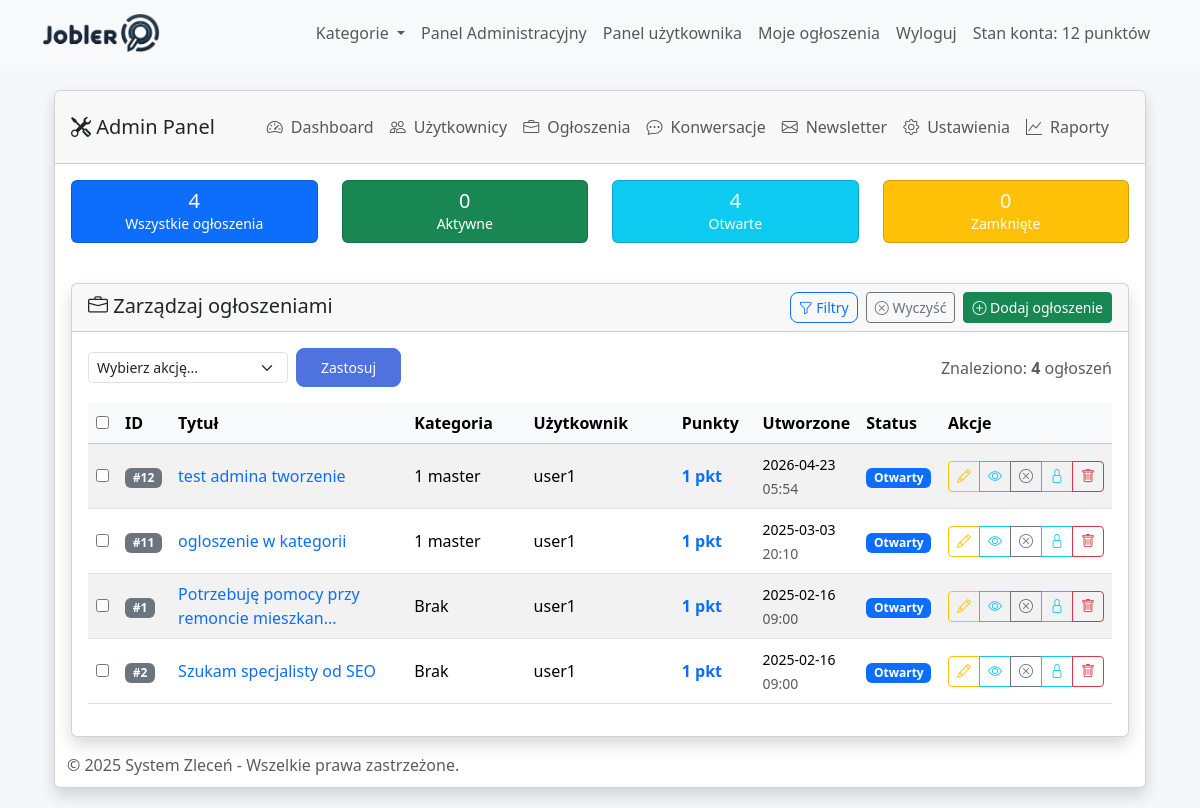
/views/admin/manage_jobs.php (signed in), run on the app's committed database.
### tables this page shows
CREATE TABLE `jobs` (
  `id` int(11) NOT NULL,
  `user_id` int(11) NOT NULL,
  `title` varchar(255) NOT NULL,
  `description` text NOT NULL,
  `status` enum('open','in_progress','closed') NOT NULL DEFAULT 'open',
  `created_at` timestamp NOT NULL DEFAULT current_timestamp(),
  `updated_at` timestamp NOT NULL DEFAULT current_timestamp() ON UPDATE current_timestamp(),
  `points_required` int(11) NOT NULL DEFAULT 1,
  `category_id` int(11) DEFAULT NULL,
  `executor_id` int(11) DEFAULT NULL
);

CREATE TABLE `categories` (
  `id` int(11) NOT NULL,
  `name` varchar(255) NOT NULL,
  `parent_id` int(11) DEFAULT NULL
);

CREATE TABLE `users` (
  `id` int(11) NOT NULL,
  `email` varchar(255) NOT NULL,
  `password` varchar(255) NOT NULL,
  `role` enum('user','executor','admin') NOT NULL DEFAULT 'user',
  `created_at` timestamp NOT NULL DEFAULT current_timestamp(),
  `email_verified_at` datetime DEFAULT NULL,
  `last_login` datetime DEFAULT NULL,
  `last_activity` datetime DEFAULT NULL,
  `name` varchar(255) NOT NULL,
  `username` varchar(255) NOT NULL,
  `updated_at` timestamp NOT NULL DEFAULT current_timestamp() ON UPDATE current_timestamp(),
  `registration_ip` varchar(45) DEFAULT NULL,
  `user_agent` varchar(500) DEFAULT NULL,
  `last_login_ip` varchar(45) DEFAULT NULL,
  `status` enum('active','inactive') DEFAULT 'active',
  `phone` varchar(15) DEFAULT NULL,
  `account_balance` int(11) NOT NULL DEFAULT 0,
  `avatar` varchar(255) DEFAULT NULL,
  `need_change` tinyint(1) NOT NULL DEFAULT 0,
  `newsletter_subscription` tinyint(1) DEFAULT 0
);

### views/admin/manage_jobs.php (the view, shortened to what the rows shown need)
<?php
include_once('../../models/Job.php');
include_once('../../models/User.php');
$jobModel = new Job();
$userModel = new User();
$limit = isset($_GET['per_page']) && in_array($_GET['per_page'], [10, 25, 50, 100]) ? (int)$_GET['per_page'] : 20;
$page = isset($_GET['page']) && is_numeric($_GET['page']) ? max(1, (int)$_GET['page']) : 1;
$offset = ($page - 1) * $limit;
$allowedSortColumns = ['id', 'title', 'points_required', 'created_at', 'status'];
$sortColumn = isset($_GET['sort']) && in_array($_GET['sort'], $allowedSortColumns) ? $_GET['sort'] : 'created_at';
$sortOrder = isset($_GET['order']) && in_array(strtoupper($_GET['order']), ['ASC', 'DESC']) ? strtoupper($_GET['order']) : 'DESC';
$searchTerm = isset($_GET['search']) ? trim($_GET['search']) : '';
$statusFilter = isset($_GET['status_filter']) ? $_GET['status_filter'] : '';
$categoryFilter = isset($_GET['category_filter']) ? (int)$_GET['category_filter'] : '';
$userFilter = isset($_GET['user_filter']) ? (int)$_GET['user_filter'] : '';
$dateFrom = isset($_GET['date_from']) ? $_GET['date_from'] : '';
$dateTo = isset($_GET['date_to']) ? $_GET['date_to'] : '';
$pointsMin = isset($_GET['points_min']) ? (float)$_GET['points_min'] : '';
$pointsMax = isset($_GET['points_max']) ? (float)$_GET['points_max'] : '';
$categories = $jobModel->getCategories();
$users = $userModel->getAllUsers();
$jobs = $jobModel->getJobsWithFilters($limit, $offset, $sortColumn, $sortOrder, $searchTerm, $statusFilter, $categoryFilter, $userFilter, $dateFrom, $dateTo, $pointsMin, $pointsMax);
function safeEcho($data, $default = '') {
    return isset($data) ? htmlspecialchars($data, ENT_QUOTES, 'UTF-8') : $default;
}
?>
<?php include '../partials/header.php'; ?>
<div class="container-fluid">
    <div class="row">
        <div class="col-md-12 col-lg-12 main-content">
            <div class="card shadow">
                <div class="card-body">
                    <div class="card shadow">
                        <div class="card-body">
                            <form method="POST" action="manage_jobs.php" id="jobsForm">
                                <div class="table-responsive">
                                    <table class="table table-striped table-hover align-middle">
                                        <thead class="table-light">
                                            <tr>
                                                <th style="width: 1%">
                                                    <input type="checkbox" id="select-all" title="Zaznacz wszystkie">
                                                </th>
                                                <th style="width: 5%">ID</th>
                                                <th style="width: 25%">Tytuł</th>
                                                <th style="width: 12%">Kategoria</th>
                                                <th style="width: 15%">Użytkownik</th>
                                                <th style="width: 8%">Punkty</th>
                                                <th style="width: 10%">Utworzone</th>
                                                <th style="width: 8%">Status</th>
                                                <th style="width: 16%">Akcje</th>
                                            </tr>
                                        </thead>
                                        <tbody>
                                            <?php if (!empty($jobs)): ?>
                                                <?php foreach ($jobs as $job): ?>
                                                    <tr>
                                                        <td>
                                                            <input type="checkbox" name="selected_jobs[]" value="<?= safeEcho($job['id']); ?>" class="job-checkbox">
                                                        </td>
                                                        <td>
                                                            <span class="badge bg-secondary">#<?= safeEcho($job['id']); ?></span>
                                                        </td>
                                                        <td>
                                                            <a href="view_job.php?id=<?= $job['id'] ?>" target="_blank" class="text-decoration-none">
                                                                <?= htmlspecialchars(mb_substr($job['title'], 0, 40)) . (mb_strlen($job['title']) > 40 ? '...' : '') ?>
                                                            </a>
                                                        </td>
                                                        <td>
                                                            <?php
                                                            $categoryName = 'Brak';
                                                            foreach ($categories as $category) {
                                                                if ($category['id'] == $job['category_id']) {
                                                                    $categoryName = htmlspecialchars($category['name']);
                                                                    break;
                                                                }
                                                            }
                                                            echo $categoryName;
                                                            ?>
                                                        </td>
                                                        <td>
                                                            <?php
                                                            $userName = 'Nieznany';
                                                            foreach ($users as $user) {
                                                                if ($user['id'] == $job['user_id']) {
                                                                    $userName = htmlspecialchars($user['name']);
                                                                    break;
                                                                }
                                                            }
                                                            echo $userName;
                                                            ?>
                                                        </td>
                                                        <td>
                                                            <span class="fw-bold text-primary"><?= safeEcho($job['points_required']) ?> pkt</span>
                                                        </td>
                                                        <td>
                                                            <small><?= date('Y-m-d', strtotime($job['created_at'])) ?></small>
                                                            <br><small class="text-muted"><?= date('H:i', strtotime($job['created_at'])) ?></small>
                                                        </td>
                                                        <td>
                                                            <span class="badge bg-<?=
                                                                $job['status'] == 'active' ? 'success' :
                                                                ($job['status'] == 'open' ? 'primary' :
                                                                ($job['status'] == 'closed' ? 'secondary' : 'warning'))
                                                            ?>">
                                                                <?= $job['status'] == 'active' ? 'Aktywny' :
                                                                   ($job['status'] == 'open' ? 'Otwarty' :
                                                                   ($job['status'] == 'closed' ? 'Zamknięty' : 'Nieaktywny')) ?>
                                                            </span>
                                                        </td>
                                                        <td>
                                                            <div class="btn-group btn-group-sm" role="group">
                                                                <a href="edit_job.php?id=<?= safeEcho($job['id']); ?>" class="btn btn-outline-warning" title="Edytuj">
                                                                    <i class="bi bi-pencil"></i>
                                                                </a>
                                                                <a href="view_job.php?id=<?= safeEcho($job['id']); ?>" target="_blank" class="btn btn-outline-info" title="Podgląd">
                                                                    <i class="bi bi-eye"></i>
                                                                </a>
                                                                <?php if ($job['status'] == 'active' || $job['status'] == 'open'): ?>
                                                                    <a href="manage_jobs.php?action=deactivate&id=<?= safeEcho($job['id']); ?>" class="btn btn-outline-secondary" title="Dezaktywuj" onclick="return confirm('Czy na pewno chcesz dezaktywować to ogłoszenie?');">
                                                                        <i class="bi bi-x-circle"></i>
                                                                    </a>
                                                                <?php else: ?>
                                                                    <a href="manage_jobs.php?action=activate&id=<?= safeEcho($job['id']); ?>" class="btn btn-outline-success" title="Aktywuj">
                                                                        <i class="bi bi-check-circle"></i>
                                                                    </a>
                                                                <?php endif; ?>
                                                                <?php if ($job['status'] != 'closed'): ?>
                                                                    <a href="manage_jobs.php?action=close&id=<?= safeEcho($job['id']); ?>" class="btn btn-outline-info" title="Zamknij" onclick="return confirm('Czy na pewno chcesz zamknąć to ogłoszenie?');">
                                                                        <i class="bi bi-lock"></i>
                                                                    </a>
                                                                <?php endif; ?>
                                                                <a href="manage_jobs.php?action=delete&id=<?= safeEcho($job['id']); ?>" class="btn btn-outline-danger" title="Usuń" onclick="return confirm('Czy na pewno chcesz usunąć to ogłoszenie? Ta operacja jest nieodwracalna.');">
                                                                    <i class="bi bi-trash"></i>
                                                                </a>
                                                            </div>
                                                        </td>
                                                    </tr>
                                                <?php endforeach; ?>
                                            <?php endif; ?>
                                        </tbody>
                                    </table>
                                </div>
                            </form>
                        </div>
                    </div>
                </div>
            </div>
        </div>
    </div>
</div>
<?php include '../partials/footer.php'; ?>

### data on the page
jobs: id "12", title "test admina tworzenie", category.name "1 master", user.name "user1", points_required "1", created_at "2026-04-23", created_at "05:54", status "Otwarty"
jobs: id "11", title "ogloszenie w kategorii", category.name "1 master", user.name "user1", points_required "1", created_at "2025-03-03", created_at "20:10", status "Otwarty"
jobs: id "1", title "Potrzebuję pomocy przy remoncie mieszkan", categoryName "Brak", user.name "user1", points_required "1", created_at "2025-02-16", created_at "09:00", status "Otwarty"
jobs: id "2", title "Szukam specjalisty od SEO", categoryName "Brak", user.name "user1", points_required "1", created_at "2025-02-16", created_at "09:00", status "Otwarty"

### other printed values
$_SESSION['user_account_balance'] "12"
$totalJobs "4"
$active_jobs "0"
$open_jobs "4"
$closed_jobs "0"
